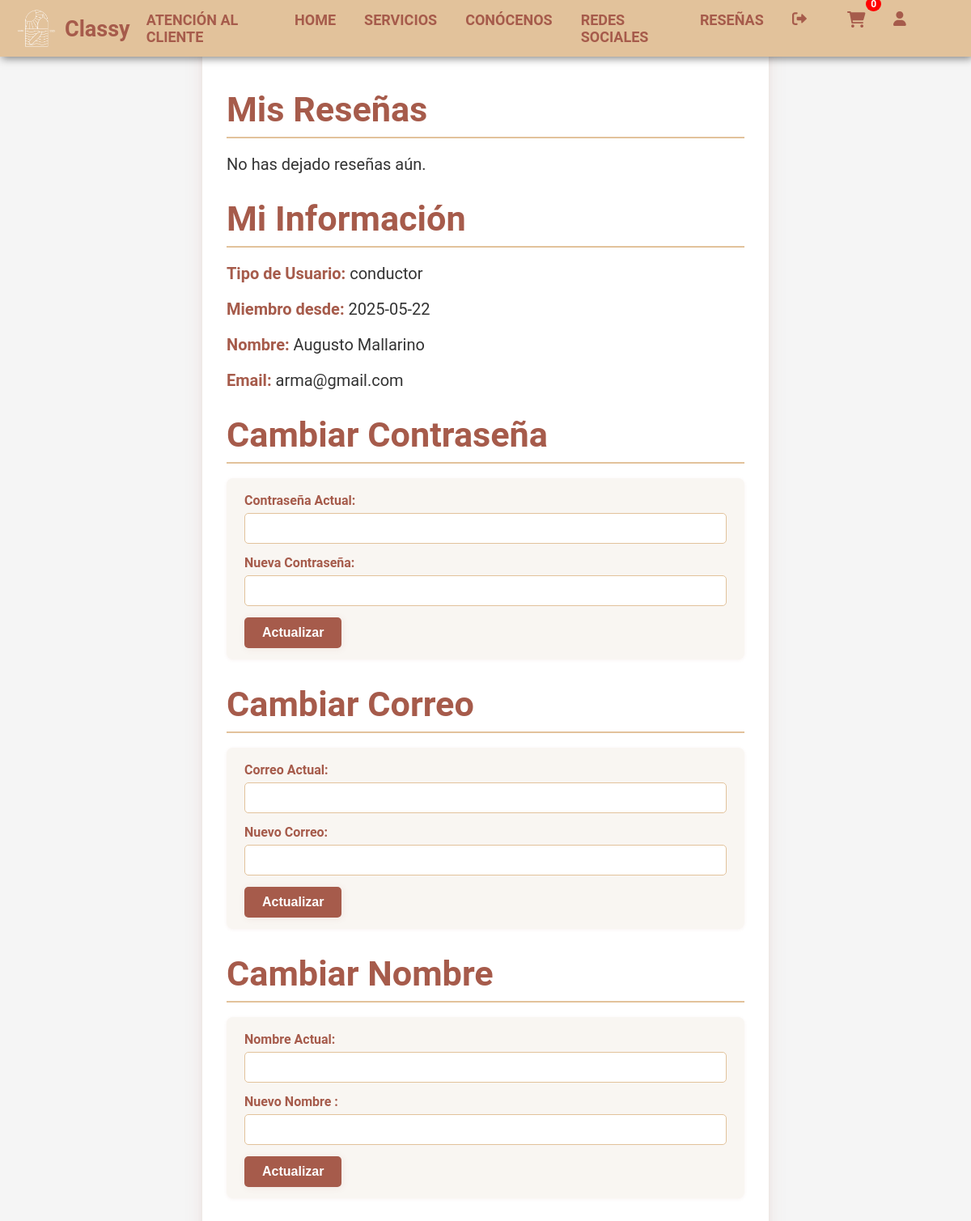
The page /View/login/perfil.php (signed in) on the database its author committed.
### tables this page shows
CREATE TABLE `usuarios` (
  `id` int(20) NOT NULL,
  `nombre` varchar(40) NOT NULL,
  `email` varchar(50) NOT NULL,
  `password` varchar(255) NOT NULL,
  `user_type` varchar(50) NOT NULL DEFAULT 'user',
  `fecha_registro` date NOT NULL DEFAULT curdate()
);

### View/login/perfil.php (the view, shortened to what this page needs)
<?php
$usuarioActivo = isset($_SESSION['id']);
$conn = Conexion::conectar();
$nombre_usuario = $_SESSION['nombre'];
$query = "SELECT comentario, puntuacion, fecha FROM resenas_usuarios WHERE nombre = ?";
$stmt = $conn->prepare($query);
$stmt->bind_param("s", $nombre_usuario);
$stmt->execute();
$result = $stmt->get_result();
?>
<link rel="stylesheet" href="../../Css/perfil.css">
<link rel="stylesheet" href="../../Css/index-o.css">
<link rel="stylesheet" href="https://cdnjs.cloudflare.com/ajax/libs/font-awesome/6.7.0/css/all.min.css"
 />
<header>
    <a class="logo" href="../index.php">
        <img src="../../img/classy.png" alt="logo">
        <h2 class="nombredelaempresa">Classy</h2>
    </a>
    <nav>
        <a href="../atencionCliente/contacto.php">Atención al cliente</a>
        <a href="../index.php">Home</a>
        <a href="../servicios.php">Servicios</a>
        <a href="../conocenos.php">Conócenos</a>
        <a href="../redes.php">Redes Sociales</a>
        <a href="../reseñas/resenas.php">Reseñas</a>
        <?php if (!$usuarioActivo): ?>
            <a href="../login/login.php">Iniciar Sesion</a>
        <?php else: ?>
            <a href="../../Controller/LogoutController.php" title="Cerrar sesión">
                <i class="fas fa-sign-out-alt"></i>
            </a>
        <?php endif; ?>
        <a href="../carrito.php" class="carrito">
            <i class="fas fa-shopping-cart"></i>
            <span class="contador" id="contador-carrito">0</span>
        </a>
        <a href="perfil.php" title="Perfil">
            <i class="fas fa-user"></i>
        </a>
    </nav>
</header>
<div class="perfil-container">
<?php
echo "<h2>Mis Reseñas</h2>";
if ($result->num_rows > 0) {
    while ($row = $result->fetch_assoc()) {
        echo "<p><strong>Comentario:</strong> {$row['comentario']}<br>";
        echo "<strong>Puntuación:</strong> {$row['puntuacion']}<br>";
        echo "<strong>Fecha:</strong> {$row['fecha']}</p><hr>";
    }
} else {
    echo "<p>No has dejado reseñas aún.</p>";
}
$id_usuario = $_SESSION['id'];
$query = "SELECT nombre, email, user_type, fecha_registro FROM usuarios WHERE id = ?";
$stmt = $conn->prepare($query);
$stmt->bind_param("i", $id_usuario);
$stmt->execute();
$result = $stmt->get_result();
$user = $result->fetch_assoc();
echo "<h2>Mi Información</h2>";
echo "<p><strong>Tipo de Usuario:</strong> {$user['user_type']}</p>";
echo "<p><strong>Miembro desde:</strong> {$user['fecha_registro']}</p>";
echo "<p><strong>Nombre:</strong> {$user['nombre']}</p>";
echo "<p><strong>Email:</strong> {$user['email']}</p>";
?>
<h2>Cambiar Contraseña</h2>
<form action="../../Controller/cambiar_contraseña.php" method="POST">
    <label>Contraseña Actual:</label>
    <input type="password" name="actual_pass" required><br>
    <label>Nueva Contraseña:</label>
    <input type="password" name="nueva_pass" required><br>
    <button type="submit">Actualizar</button>
</form>
<h2>Cambiar Correo</h2>
<form action="../../Controller/cambiar_gmail.php" method="POST">
    <label>Correo Actual:</label>
    <input type="text" name="actual_correo" required><br>
    <label>Nuevo Correo:</label>
    <input type="text" name="nuevo_correo" required><br>
    <button type="submit">Actualizar</button>
</form>
<h2>Cambiar Nombre</h2>
<form action="../../Controller/cambiar_nombreController.php" method="POST">
    <label>Nombre Actual:</label>
    <input type="text" name="actual_nombre" required><br>
    <label>Nuevo Nombre :</label>
    <input type="text" name="nuevo_nombre" required><br>
    <button type="submit">Actualizar</button>
</form>
</div>

### Css/perfil.css (style rules this page uses)
header { margin: 0 !important; padding: 0 !important; top: 0; left: 0; right: 0; position: relative; z-index: 10; background: #debb92; box-shadow: 0 2px 8px rgba(0,0,0,0.03); }
h2 { color: #A65B4B; margin-top: 30px; font-size: 2em; border-bottom: 2px solid #E2C29B; padding-bottom: 8px; margin-bottom: 18px; }
p { font-size: 1.1em; color: #333; margin-bottom: 10px; }
.perfil-container { max-width: 700px; margin: 40px auto 40px auto; background: #fff; border-radius: 12px; box-shadow: 0 4px 24px rgba(166,91,75,0.10), 0 1.5px 6px rgba(166,91,75,0.08); padding: 40px 30px 30px 30px; }
strong { color: #A65B4B; }
form { background: #f9f6f2; border-radius: 8px; padding: 18px 22px 14px 22px; margin-bottom: 28px; box-shadow: 0 1px 4px rgba(166,91,75,0.07); }
form label { display: block; margin-bottom: 6px; color: #A65B4B; font-weight: 600; }
form input[type="text"], form input[type="password"] { width: 100%; padding: 9px 12px; margin-bottom: 14px; border: 1px solid #E2C29B; border-radius: 5px; font-size: 1em; background: #fff; color: #333; transition: border 0.2s; }
form button { background-color: #A65B4B; color: #fff; border: none; padding: 10px 22px; border-radius: 5px; font-size: 1em; font-weight: bold; cursor: pointer; box-shadow: 1px 1px 8px rgba(166,91,75,0.10); transition: background 0.3s, transform 0.2s; }

### Css/index-o.css (style rules this page uses)
* { box-sizing: border-box; }
h2 { font-size: 2.7em; }
p { font-size: 1.25em; }
a { text-decoration: none; }
button { font-size: 1.7em; font-weight: bold; padding: 15px 30px; border-radius: 5px; border: 1px solid rgba(0, 0, 0, 0.5); box-shadow: 1px 1px 15px rgba(0, 0, 0, 0.5); color: white; background-color: #A65B4B; }
header { width: 100%; min-height: 70px; display: flex; background-color: #E2C29B; justify-content: space-between; align-items: center; padding: 10px; box-shadow: 2px 2px 10px rgba(0, 0, 0, 0.5); }
header .logo { display: flex; align-items: center; font-size: 10px; padding: 0 10px; color: white; }
header .logo img { height: 70px; margin-right: 0; }
nav { display: flex; gap: 15px; }
nav a { font-weight: 600; padding: 10px; color: #A65B4B; text-decoration: none; transition: transform 0.3s ease, color 0.3s ease; display: inline-block; font-size: 18px; text-transform: uppercase; }
.carrito { position: relative; color: #A65B4B; font-size: 20px; margin-left: 15px; }
.contador { position: absolute; top: -8px; right: -10px; background-color: red; color: white; border-radius: 50%; padding: 2px 6px; font-size: 12px; }
@media (min-width: 720px) { header { position: fixed; width: 100%; height: 60px; flex-direction: row; justify-content: space-between; display: flex; box-shadow: 2px 2px 10px rgba(0, 0, 0, 0.5); } }
@media (min-width: 720px) { header nav { flex-direction: row; padding-right: 70px; } }

### rows shown on the page
usuarios: user_type "conductor", fecha_registro "2025-05-22", nombre "Augusto Mallarino", email "arma@gmail.com"
